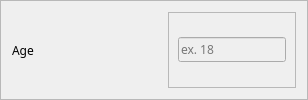
                   <widget class="QFrame" name="frame_97">
                    <property name="frameShape">
                     <enum>QFrame::StyledPanel</enum>
                    </property>
                    <property name="frameShadow">
                     <enum>QFrame::Raised</enum>
                    </property>
                    <layout class="QHBoxLayout" name="horizontalLayout_99">
                     <item>
                      <widget class="QLabel" name="label_51">
                       <property name="minimumSize">
                        <size>
                         <width>150</width>
                         <height>0</height>
                        </size>
                       </property>
                       <property name="font">
                        <font>
                         <family>Moon</family>
                        </font>
                       </property>
                       <property name="text">
                        <string>Age</string>
                       </property>
                      </widget>
                     </item>
                     <item>
                      <widget class="QFrame" name="frame_98">
                       <property name="frameShape">
                        <enum>QFrame::StyledPanel</enum>
                       </property>
                       <property name="frameShadow">
                        <enum>QFrame::Raised</enum>
                       </property>
                       <layout class="QHBoxLayout" name="horizontalLayout_100">
                        <property name="topMargin">
                         <number>5</number>
                        </property>
                        <property name="bottomMargin">
                         <number>5</number>
                        </property>
                        <item>
                         <widget class="QLineEdit" name="ageLine">
                          <property name="enabled">
                           <bool>false</bool>
                          </property>
                          <property name="font">
                           <font>
                            <family>Raleway</family>
                           </font>
                          </property>
                          <property name="placeholderText">
                           <string>ex. 18</string>
                          </property>
                          <property name="clearButtonEnabled">
                           <bool>false</bool>
                          </property>
                         </widget>
                        </item>
                       </layout>
                      </widget>
                     </item>
                    </layout>
                   </widget>
